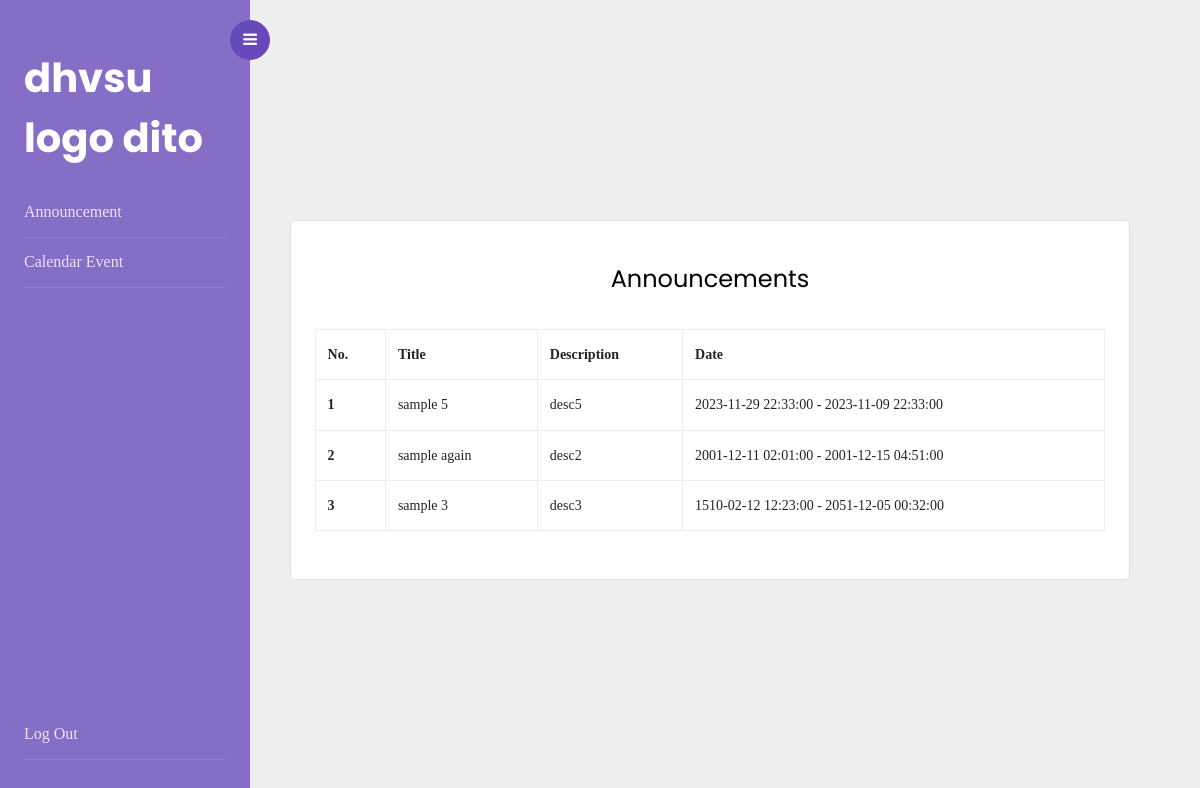
Screenshot of /dashboard_04_announcement.php (signed in) with the database file from the repository.
### tables this page shows
CREATE TABLE `announcement_tbl` (
  `id` int(11) NOT NULL,
  `title` text NOT NULL,
  `description` text NOT NULL,
  `start_date` datetime NOT NULL,
  `end_date` datetime NOT NULL
);

### dashboard_04a_announcement-tab.php (the view, shortened to what this page needs)
<?php include("database.php"); ?>
<section class="vh-100 w-100" style="background-color: #eee;">
    <div class="fluid-container py-5 h-100">
        <div class="row d-flex justify-content-center align-items-center h-100 w-100">
            <div class="col col-lg-10 col-xl-11">
                <div class="card rounded-3">
                    <div class="card-body p-4">
                        <h4 class="text-center my-3 pb-3">Announcements</h4>
                        <table class="table mb-4">
                            <thead>
                                <tr>
                                    <th scope="col">No.</th>
                                    <th scope="col">Title</th>
                                    <th scope="col">Description</th>
                                    <th scope="col">Date</th>
                                </tr>
                            </thead>
                            <tbody>
                                <?php
                                $stmt = $conn->query("SELECT * FROM announcement_tbl");
                                $rows = $stmt->fetchAll(PDO::FETCH_ASSOC);
                                ?>
                                <?php
                                $i = 0;
                                if (count($rows) > 0) {
                                    foreach ($rows as $row) {
                                        $i++;
                                ?>
                                        <tr>
                                            <th scope="row"> <?php echo $i; ?> </th>
                                            <td> <?php echo htmlspecialchars($row['title']) ?> </td>
                                            <td style="max-width: 300px;"> <?php echo htmlspecialchars($row['description']) ?> </td>
                                            <td><?php echo $row['start_date'] . ' - ' . $row['end_date']; ?></td>
                                        </tr>
                                <?php
                                    }
                                } else {
                                    echo '<tr><td colspan="5">No announcements found.</td></tr>';
                                }
                                ?>
                            </tbody>
                        </table>
                    </div>
                </div>
            </div>
        </div>
    </div>
</section>

### dashboard_04_announcement.php (shortened to what this page needs)
<?php
require_once('dashboard_00_db-connect.php');
?>
<!DOCTYPE html>
<html lang="en">
<head>
    <link rel="stylesheet" href="https://pro.fontawesome.com/releases/v5.10.0/css/all.css" />
    <link rel="stylesheet" href="./css/bootstrap.min.css">
    <link rel="stylesheet" href="./fullcalendar/lib/main.min.css">
    <link rel="stylesheet" href="https://stackpath.bootstrapcdn.com/font-awesome/4.7.0/css/font-awesome.min.css" />
    <link rel="stylesheet" href="sidebar-dashboard/css/style.css" />
</head>
<body class="bg-light">
    <div class="wrapper d-flex align-items-stretch">
        <nav id="sidebar">
            <div class="custom-menu">
                <button type="button" id="sidebarCollapse" class="btn btn-primary">
                    <i class="fa fa-bars"></i>
                </button>
            </div>
            <div class="p-4 pt-5 h-100 d-flex flex-column justify-content-between">
                <div>
                    <h1><a href="dashboard_01.php" class="logo">dhvsu logo dito</a></h1>
                    <ul class="list-unstyled components mb-5">
                        <li>
                            <a href="dashboard_04_announcement.php">Announcement</a>
                        </li>
                        <li>
                            <a href="dashboard_01.php">Calendar Event</a>
                        </li>
                    </ul>
                </div>
                <div>
                    <ul class="list-unstyled components">
                        <li>
                            <a href="logout_01.php">Log Out</a>
                        </li>
                    </ul>
                </div>
            </div>
        </nav>
        <?php include("dashboard_04a_announcement-tab.php"); ?>
    </div>
</body>
</html>

### dashboard_04_announcement.php (style rules this page uses)
:root { --bs-success-rgb: 71, 222, 152 !important; }
html, body { height: 100%; width: 100%; font-family: Apple Chancery, cursive; }
table, tbody, td, tfoot, th, thead, tr { border-color: #ededed !important; border-style: solid; border-width: 1px !important; }

### rows the page displays
announcement_tbl: title "sample 5", description "desc5", start_date "2023-11-29 22:33:00", end_date "2023-11-09 22:33:00"
announcement_tbl: title "sample again", description "desc2", start_date "2001-12-11 02:01:00", end_date "2001-12-15 04:51:00"
announcement_tbl: title "sample 3", description "desc3", start_date "1510-02-12 12:23:00", end_date "2051-12-05 00:32:00"
